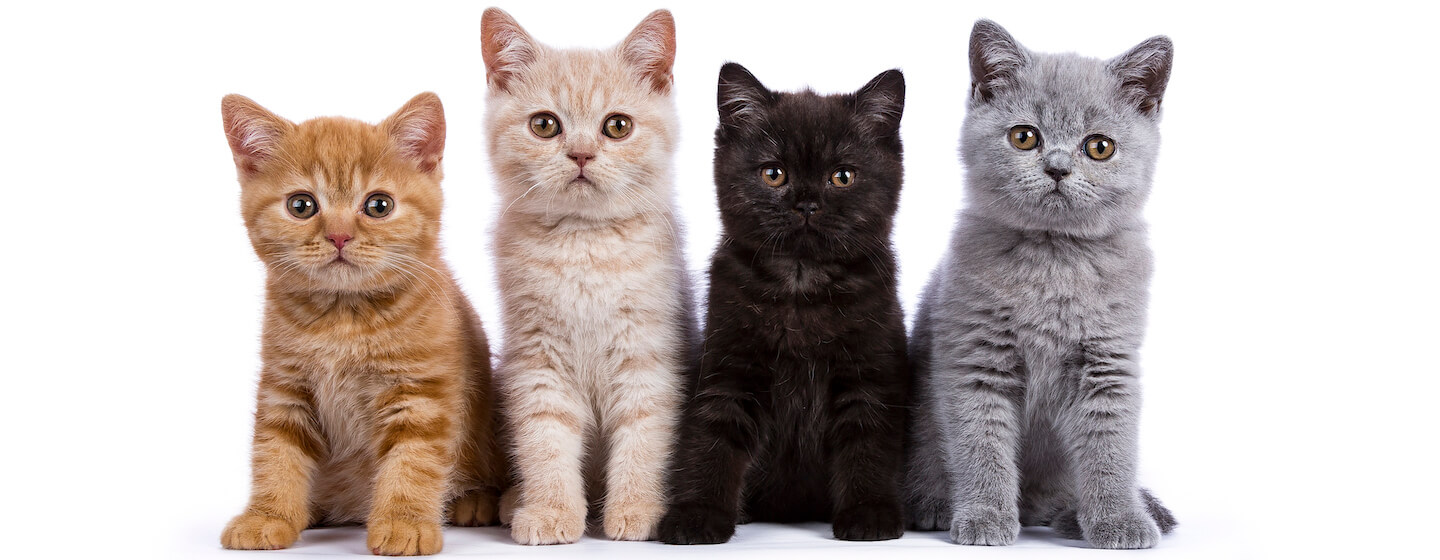
#> input picture CSS423/1.jpg, 1440 x 560 px, found by its file name
$ python 3.py
#> lines starting #> are read from the running program, lines starting #| are printed output that depends on the picture
from PIL import Image

def compress_image(source_image_path, target_image_path, output_image_path):
    # Open images
#> called with source_image_path = 'C:/Users/porpu/Desktop/Code/CSS423/1.jpg', target_image_path = 'C:/Users/porpu/Desktop/Code/CSS423/2.jpg', output_image_path = 'C:/Users/porpu/Desktop/Code/CSS423/3.jpg'
    source_image = Image.open(source_image_path)
#> source_image is the input picture: PIL image 1440x560 RGB; mean R, G, B 192.5, 182.2, 178.9
    target_image = Image.open(target_image_path)
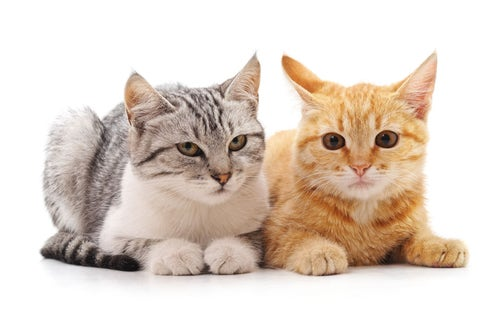
#> input picture CSS423/2.jpg, 500 x 312 px, found by its file name
#> target_image is the input picture: PIL image 500x312 RGB; mean R, G, B 222.8, 209.1, 197.9

    # Resize source image to fit into target image (optional step)
    source_image = source_image.resize(target_image.size)
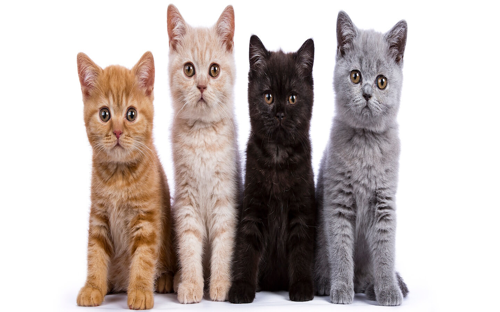
#> source_image: PIL image 500x312 RGB; mean R, G, B 192.5, 182.2, 178.9

    # Convert source image to RGB mode
    source_image = source_image.convert("RGB")

    # Get pixel data from images
    source_pixels = source_image.load()
    target_pixels = target_image.load()

    # Embed source image into target image (using LSB)
    for i in range(target_image.size[0]):
        for j in range(target_image.size[1]):
            r, g, b = source_pixels[i, j]
            target_pixels[i, j] = (target_pixels[i, j][0] & 0xFC | r >> 6,
                                   target_pixels[i, j][1] & 0xFC | g >> 6,
                                   target_pixels[i, j][2] & 0xFC | b >> 6)

    # Save the modified target image
    target_image.save(output_image_path)

# Usage
source_image_path = 'C:/Users/porpu/Desktop/Code/CSS423/1.jpg'
target_image_path = 'C:/Users/porpu/Desktop/Code/CSS423/2.jpg'
output_image_path = 'C:/Users/porpu/Desktop/Code/CSS423/3.jpg'

compress_image(source_image_path, target_image_path, output_image_path)
